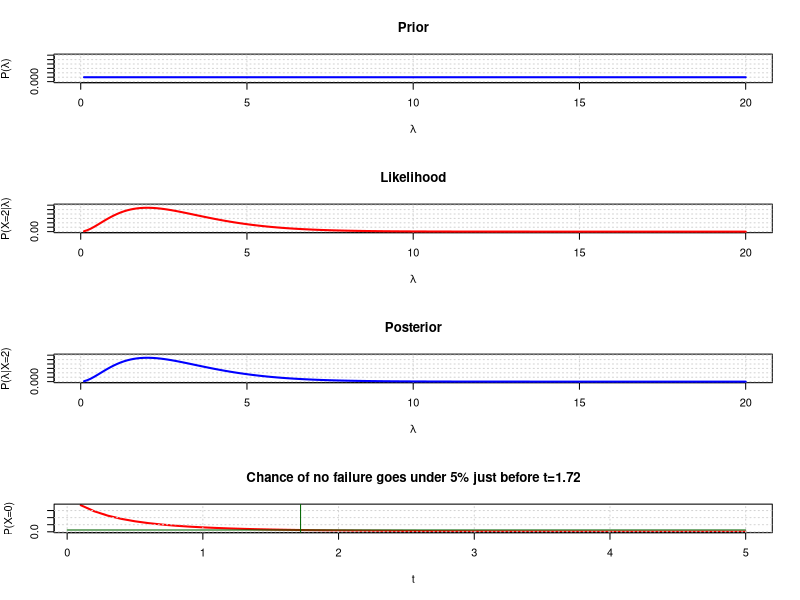

Reproduce this figure in R.

poisson = function(x, lambda)
{
	# Only do it this way for very small values of x
	return (  ( exp(-lambda) * (lambda ^ x) ) / factorial(x)  ); 
};

bayes = function(likelihood, prior)
{
	lp = likelihood * prior;
	evidence = sum(lp);
	return( lp/evidence );
};

lambda = seq(0.1, 20, 0.1);
N = length(lambda);

likelihood = poisson(2, lambda);
prior = rep(1/N, times=N);
posterior = bayes(likelihood, prior);

p = function(t)
{
	possibities = exp(-lambda*t);
	return(sum(possibities*posterior));
};

cat( paste('p(1.72)=', p(1.72), '\n'));

#
# Calculation complete, let's graph it
#

par(mfrow=c(4,1)); # four rows and one column of graphs
xlab = expression(lambda);

ylab = expression(paste("P(", lambda, ")"));
plot(c(0,20), c(0,0.03), type="n", main="Prior", xlab=xlab, ylab=ylab);
grid();
lines( lambda, prior, col="blue", lwd=2);

ylab = expression(paste("P(X=2|", lambda, ")"));
plot(c(0,20), c(0,0.3), type="n", main="Likelihood", xlab=xlab, ylab=ylab);
grid();
lines(lambda, likelihood, col="red", lwd=2);

ylab = expression(paste("P(", lambda, "|X=2)"));
plot(c(0,20), c(0,0.03), type="n", main="Posterior", xlab=xlab, ylab=ylab);
grid();
lines(lambda, posterior, col="blue", lwd=2);

T = seq(0.1, 5, 0.1);
pt = c();
for (t in T)
{
	pt = c(pt, p(t));
}

plot(T, pt, type="l", xlab="t", ylab="P(X=0)", main="Chance of no failure goes under 5% just before t=1.72", col="red", lwd=2);
grid();
lines(c(1.72, 1.72), c(-1, 1), col="dark green");
lines(c(0, 5), c(0.05, 0.05), col="dark green");
